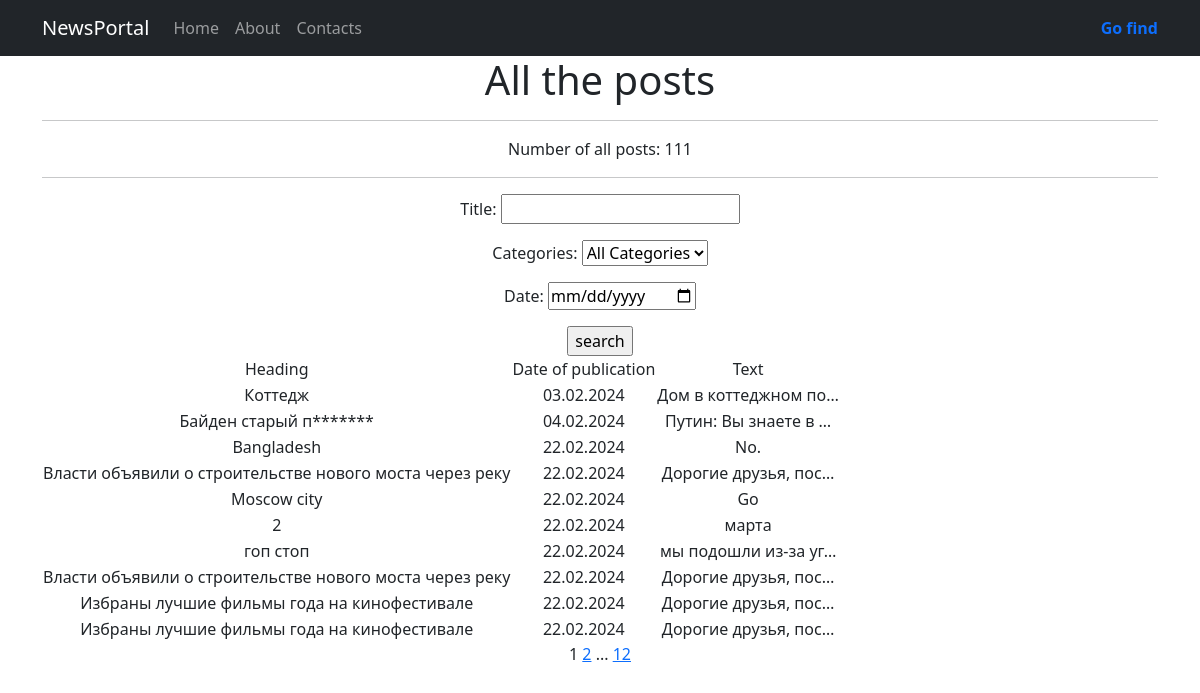
/posts/search/, run on an earlier commit of the app's database.
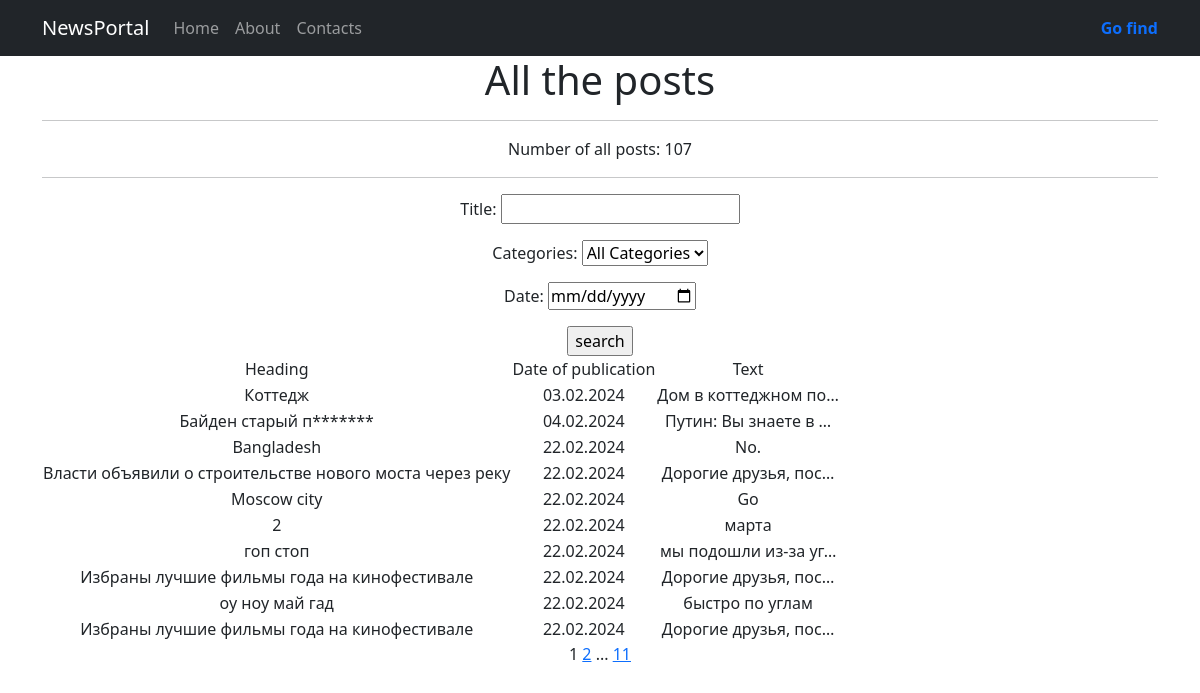
And on a later commit of the database.
### news/models.py (models this page shows, shortened)
class Post(models.Model):
    article = 'AR'
    news = 'NW'
    CHOICES = [
        (article, 'Статья'),
        (news, 'Новость'),
    ]
    date_time = models.DateTimeField(auto_now_add=True)
    author = models.ForeignKey(Author, on_delete=models.CASCADE)
    post_type = models.CharField(choices=CHOICES, default=article, max_length=2)
    category = models.ManyToManyField(Category, through='PostCategory')
    title = models.CharField(max_length=120)
    text = models.TextField()
    rating = models.IntegerField(default=0)

### news/views.py (the view)
# urls.py: path('search/', views.PostSearchView.as_view(), name='post_search'),
class PostSearchView(ListView):
    model = Post
    ordering = 'date_time'
    template_name = 'search.html'
    context_object_name = 'posts'
    paginate_by = 10
    def get_queryset(self):
        queryset = super().get_queryset()
        self.filterset = PostFilter(self.request.GET, queryset)
        return self.filterset.qs
    def get_context_data(self, **kwargs):
        context = super().get_context_data(**kwargs)
        context['filterset'] = self.filterset
        return context

### news/models.py (called while the page is built)
    def __str__(self):
        return self.category_type

### news/templatetags/custom_filters.py (called while the page is built)
@register.filter()
def censor(text):
    words = text.split(' ')
    list_text = []
    for word in words:
        if word.lower() in BLOCKED_WORDS:
            postfix = word[:1] + '*' * (len(word) - 1)
            list_text.append(postfix)
        else:
            list_text.append(word)
    return ' '.join(list_text)

### news/templatetags/custom_tags.py (called while the page is built)
@register.simple_tag(takes_context=True)
def url_replace(context, **kwargs):
    current_param = context['request'].GET.copy()
    for k, v in kwargs.items():
        current_param[k] = v
    return current_param.urlencode()

### templates/search.html (shortened to what this page needs)
{% extends 'default.html' %}
{% load custom_filters %}
{% load custom_tags %}
{% block content %}
    <h1>All the posts</h1>
    <hr>
        Number of all posts: {{ paginator.count }}
    <hr>
    <form action="" method="get">
        {{ filterset.form.as_p }}
        <input type="submit" value="search">
    </form>
    {% if posts %}
        <table>
            <tr>
                <td>Heading</td>
                <td>Date of publication</td>
                <td>Text</td>
            </tr>
            {% for post in posts %}
            <tr>
                <td>{{ post.title|censor }}</td>
                <td>{{ post.date_time|date:"d.m.Y" }}</td>
                <td>{{ post.text|truncatechars:20|censor }}</td>
            </tr>
            {% endfor %}
        </table>
    {% else %}
        <h2>There are no posts</h2>
    {% endif %}
    {{ page_obj.number }}
    {% if page_obj.has_next %}
        <a href="?{% url_replace page=page_obj.next_page_number %}">{{ page_obj.next_page_number }}</a>
        {% if paginator.num_pages != page_obj.next_page_number %}
            ...
            <a href="?{% url_replace page=page_obj.paginator.num_pages %}">{{ page_obj.paginator.num_pages }}</a>
        {% endif %}
    {% endif %}
{% endblock content %}

What changed in the data, as far as the page shows it:
removed Post: title|censor "Власти объявили о строительстве нового моста через реку", date_time "22.02.2024", text|censor "Дорогие друзья, пос…"
now on this page (row unchanged): Post: title|censor "оу ноу май гад", date_time "22.02.2024", text|censor "быстро по углам"
Also different on the page:
{{ paginator.count }}: "111" → "107"
{{ page_obj.paginator.num_pages }}: "12" → "11"
